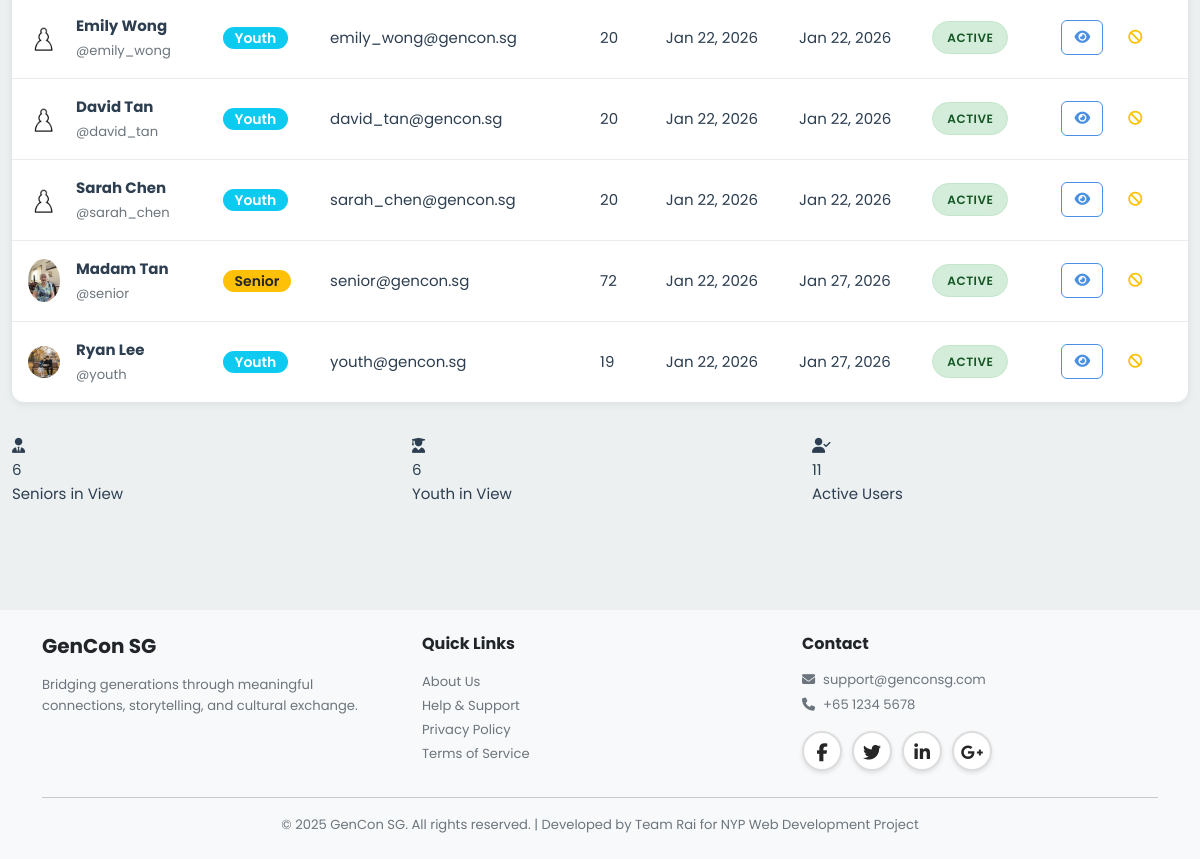
/admin/users (signed in, lower part), run on an earlier commit of the app's database.
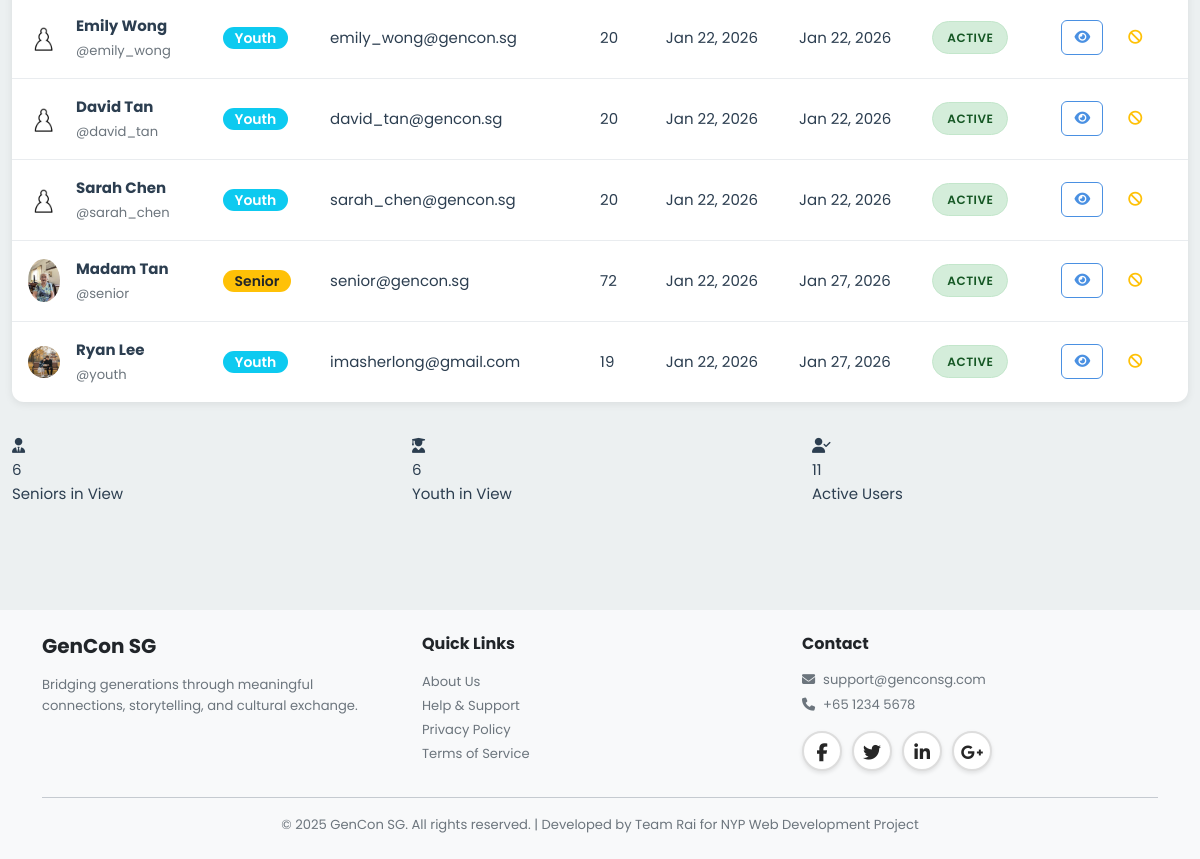
And on a later commit of the database.
### models.py (models this page shows, shortened)
class User(db.Model):
    __tablename__ = 'users'
    id = db.Column(db.Integer, primary_key=True)
    username = db.Column(db.String(80), unique=True, nullable=False, index=True)
    password_hash = db.Column(db.String(255), nullable=False)
    email = db.Column(db.String(120), unique=True, nullable=False, index=True)
    full_name = db.Column(db.String(120), nullable=False)
    phone = db.Column(db.String(20))
    age = db.Column(db.Integer, nullable=False)
    bio = db.Column(db.Text)  # User biography
    school = db.Column(db.String(255))  # School or organization for youth
    role = db.Column(db.String(20), nullable=False)  # 'senior', 'youth', or 'admin'
    elo = db.Column(db.Integer, default=1200) # Default ELO rating
    profile_picture = db.Column(db.String(255), default='images/default-avatar.png')
    disable_reason = db.Column(db.Text)
    interests_json = db.Column(db.Text)  # Stores interests as JSON array
    languages_json = db.Column(db.Text)  # Stores languages as JSON array
    accessibility_settings_json = db.Column(db.Text)  # Stores settings as JSON object
    created_at = db.Column(db.DateTime, default=datetime.utcnow, nullable=False)
    last_active = db.Column(db.DateTime, default=datetime.utcnow, nullable=False)
    is_active = db.Column(db.Boolean, default=True)
    stories = db.relationship('Story', back_populates='user', lazy='dynamic')
    sent_messages = db.relationship('Message', foreign_keys='Message.sender_id',
                                   back_populates='sender', lazy='dynamic')
    received_messages = db.relationship('Message', foreign_keys='Message.recipient_id',
                                       back_populates='recipient', lazy='dynamic')
    senior_pairs = db.relationship('Pair', foreign_keys='Pair.senior_id',
                                   back_populates='senior', lazy='dynamic')
    youth_pairs = db.relationship('Pair', foreign_keys='Pair.youth_id',
                                 back_populates='youth', lazy='dynamic')
    streak = db.relationship('Streak', back_populates='user', uselist=False)
    badges = db.relationship('Badge', back_populates='user', lazy='dynamic')
    checkins = db.relationship('Checkin', back_populates='user', lazy='dynamic')
    @property
    def interests(self):
        """Get interests as Python list from JSON string."""
        if self.interests_json:
            return json.loads(self.interests_json)
        return []
    @interests.setter
    def interests(self, value):
        """Set interests from Python list, store as JSON string."""
        self.interests_json = json.dumps(value)
    @property
    def languages(self):
        """Get languages as Python list from JSON string."""
        if self.languages_json:
            return json.loads(self.languages_json)
        return []
    @languages.setter
    def languages(self, value):
        """Set languages from Python list, store as JSON string."""
        self.languages_json = json.dumps(value)
    @property
    def accessibility_settings(self):
        """Get accessibility settings as Python dict from JSON string."""
        if self.accessibility_settings_json:
            return json.loads(self.accessibility_settings_json)
        return {}

### blueprints/admin.py (the view)
@admin_bp.route('/users')
@admin_required
def users():
    role_filter = request.args.get('role', 'all')
    status_filter = request.args.get('status', 'all')
    query = User.query.filter(User.role != 'admin')
    if role_filter != 'all':
        query = query.filter_by(role=role_filter)
    if status_filter == 'active':
        query = query.filter_by(is_active=True)
    elif status_filter == 'inactive':
        query = query.filter_by(is_active=False)
    users = query.order_by(User.created_at.desc()).all()
    return render_template('admin/users.html',
                         users=users,
                         role_filter=role_filter,
                         status_filter=status_filter)

### app.py (called while the page is built)
@app.context_processor
def inject_user():
    user_streak = 0
    if 'user_id' in session:
        from models import Streak
        streak = Streak.query.filter_by(user_id=session['user_id']).first()
        if streak:
            user_streak = streak.current_streak
    return dict(session=session, user_streak=user_streak)

@app.after_request
def add_security_headers(response):
    csp = (
        "default-src 'self'; "
        "script-src 'self' 'unsafe-inline' 'unsafe-eval' blob: https://cdn.jsdelivr.net https://cdnjs.cloudflare.com; "
        "style-src 'self' 'unsafe-inline' https://cdn.jsdelivr.net https://cdnjs.cloudflare.com https://fonts.googleapis.com; "
        "font-src 'self' https://cdnjs.cloudflare.com https://fonts.gstatic.com; "
        "img-src 'self' data: blob: https:; "
        "connect-src 'self' ws: wss: https://cdn.jsdelivr.net https://cdnjs.cloudflare.com; "
        "worker-src 'self' blob:;"
    )
    response.headers['Content-Security-Policy'] = csp
    return response

@app.template_filter('format_date')
def format_date_filter(date, format='%B %d, %Y'):
    if date:
        return (date + timedelta(hours=8)).strftime(format)
    return ''

### templates/admin/users.html (shortened to what the changed rows need)
{% extends "base.html" %}
{% block extra_css %}
<link rel="stylesheet" href="{{ url_for('static', filename='css/admin.css') }}">
{% endblock %}
{% block content %}
<div class="container-fluid py-4">
    <div class="data-table-container">
        {% if users %}
        <table class="data-table">
            <tbody>
                {% for user in users %}
                <tr>
                    <td>
                        <div class="d-flex align-items-center gap-2">
                                    <img src="{{ url_for('static', filename=user.profile_picture|fix_pfp) }}"
                                         alt="{{ user.username }}"
                                         class="rounded-circle me-2"
                                         width="32" height="32"
                                         style="object-fit: cover;">
                            <div>
                                <div class="fw-bold">{{ user.full_name }}</div>
                                <small class="text-muted">@{{ user.username }}</small>
                            </div>
                        </div>
                    </td>
                    <td>
                        <span class="badge {% if user.role == 'senior' %}bg-warning text-dark{% else %}bg-info{% endif %}">
                            {{ user.role|capitalize }}
                        </span>
                    </td>
                    <td>{{ user.email }}</td>
                    <td>{{ user.age }}</td>
                    <td>{{ user.created_at|format_date('%b %d, %Y') }}</td>
                    <td>{{ user.last_active|format_date('%b %d, %Y') }}</td>
                    <td>
                        {% if user.is_active %}
                        <span class="status-badge active">Active</span>
                        {% else %}
                        <span class="status-badge inactive">Inactive</span>
                        {% endif %}
                    </td>
                    <td>
                        <div class="d-flex gap-1">
                            <a href="{{ url_for('admin.user_detail', user_id=user.id) }}"
                               class="btn btn-sm btn-outline-primary table-action-btn"
                               title="View Details">
                                <i class="fas fa-eye"></i>
                            </a>
                            <form action="{{ url_for('admin.toggle_user_status', user_id=user.id) }}" method="POST" class="d-inline">
                                <button type="submit" class="btn btn-sm btn-outline-warning table-action-btn"
                                        title="{{ 'Deactivate' if user.is_active else 'Activate' }} User">
                                    <i class="fas {{ 'fa-ban' if user.is_active else 'fa-check' }}"></i>
                                </button>
                            </form>
                        </div>
                    </td>
                </tr>
                {% endfor %}
            </tbody>
        </table>
        {% else %}
        <div class="text-center py-5">
            <i class="fas fa-users fa-3x text-muted mb-3"></i>
            <h5 class="text-muted">No users found</h5>
            <p class="text-muted">Try adjusting your filters</p>
        </div>
        {% endif %}
    </div>
</div>
{% endblock %}

What changed in the data, as far as the page shows it:
changed User "Ryan Lee": email "youth@gencon.sg" → "imasherlong@gmail.com"
